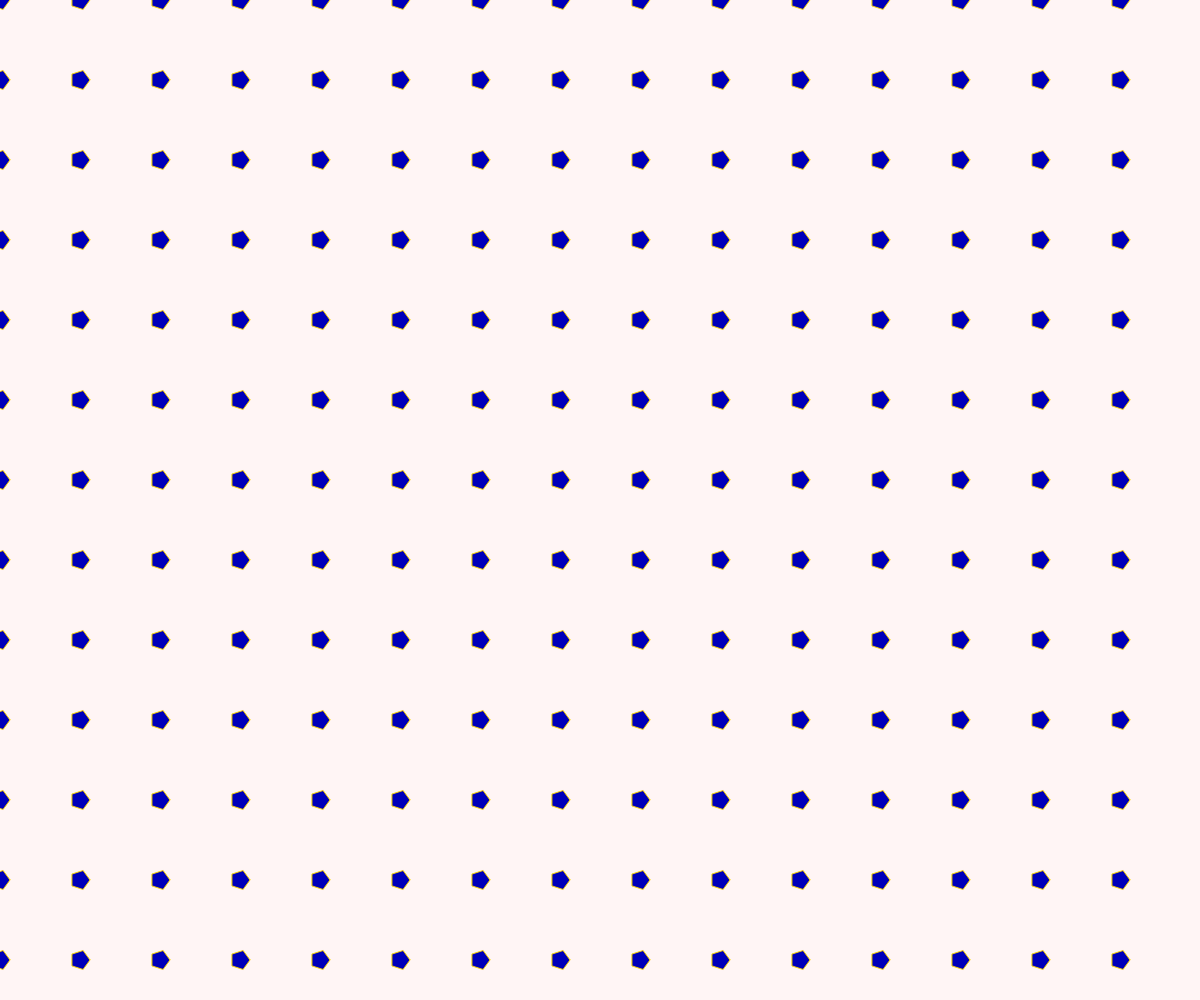
Frame 1 (no input)
Frame 60 (no input): identical to frame 1, image omitted
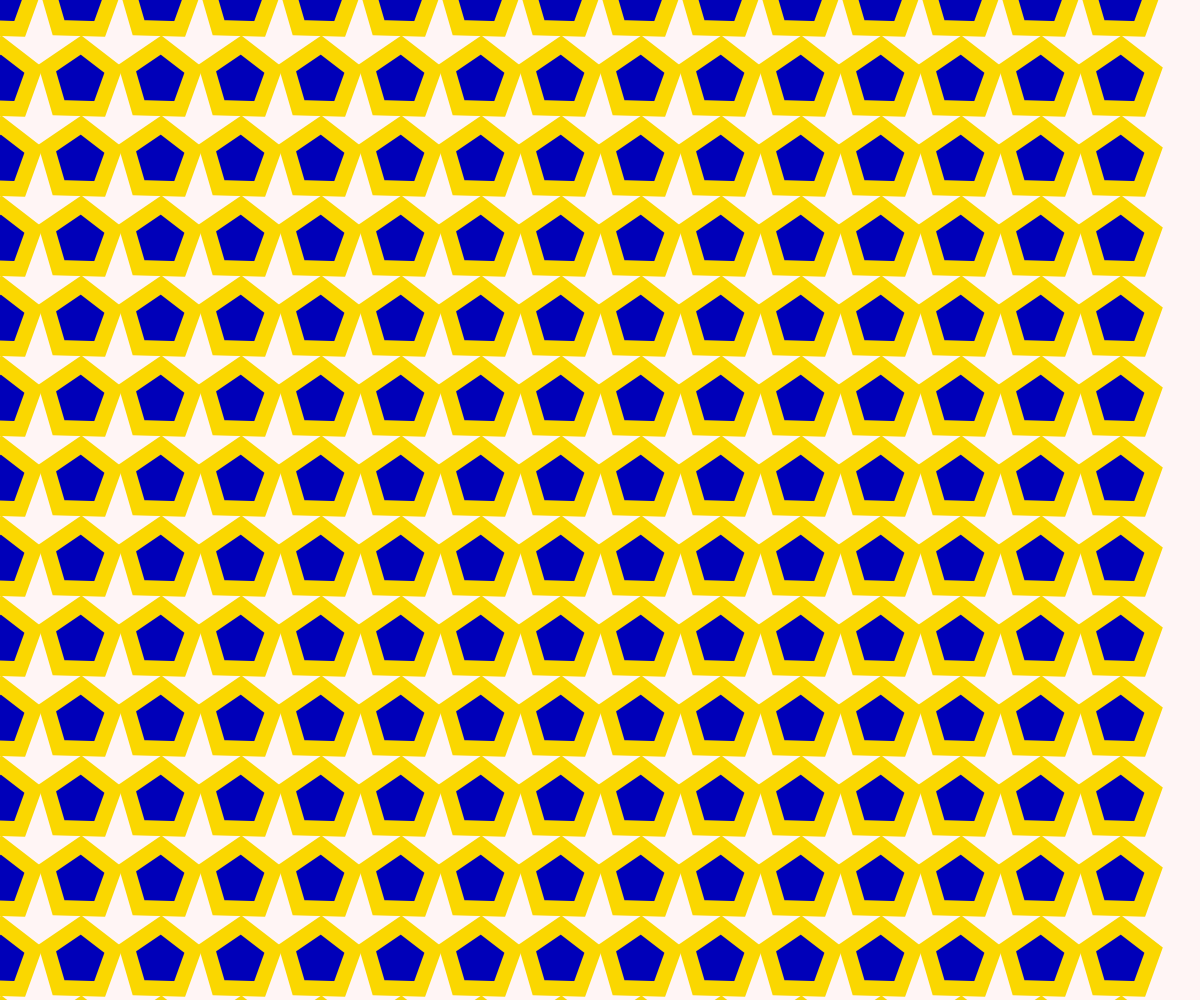
Frame 120 (the mouse pressed at the canvas centre since frame 60)

The p5.js sketch that drew these frames (run headless with seeded random() and noise() and a simulated clock; from frame 60 on, the mouse is pressed at the canvas centre):

// p5.js sketch
// ── sketch.js

let tileCount = 15;
let tileWidth;

function setup() {
  createCanvas(windowWidth, windowHeight);

  tileWidth = width/tileCount;

  strokeColor  = color(250,215,0);
  rectColor = color(0,0,185);
  rectMode = (CENTER);

  }

function draw() {
  background(255, 245,245);

  for (let gridX = 0; gridX < tileCount; gridX++) {
    for (let gridY = 0; gridY < tileCount; gridY++) {

      let posX = gridX * tileWidth;
      let posY = gridY * tileWidth;

      let rectWidth = map(constrain(mouseX, 0, width), 0, width, 10,60);
      let rectStroke = map(constrain(mouseY,0,height),0, height, 1,30);


      stroke(strokeColor);
      strokeWeight(rectStroke);
      fill(rectColor);
      push();
          translate(posX, posY);
          rotate(mouseX / 100);
        polygon (0, 0,rectWidth,5);
      pop();
    }
  }
}

function polygon(x, y, radius, npoints) {
  var angle = TWO_PI / npoints;
  beginShape();
  for (var a = 0; a < TWO_PI; a += angle) {
    var sx = x + cos(a) * radius;
    var sy = y + sin(a) * radius;
    vertex(sx, sy);
  }
  endShape(CLOSE);
}
